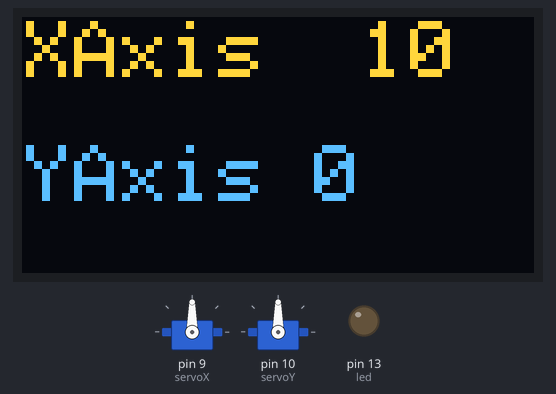
This sketch was run on a simulated Arduino Uno, built with avr-gcc and run on an emulated ATmega328P. Parts: 2 × servo, 128×64 one-colour display, output pins drawn as LEDs (lit = HIGH). The OLED is the two-colour kind (top 16 rows yellow).

Above: at 0.51 s.
At 5.15 s:
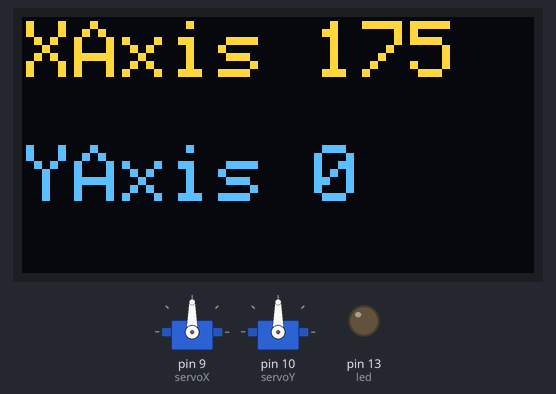
At 10.09 s:
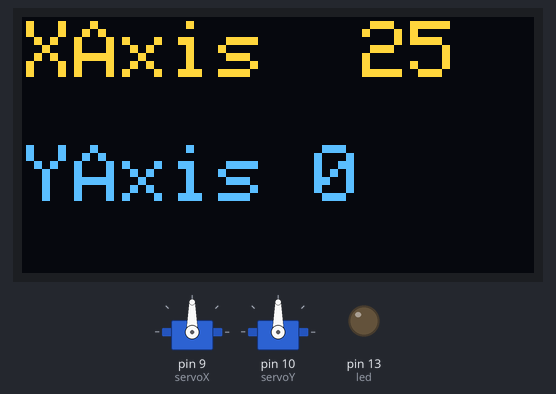
At 19.97 s:
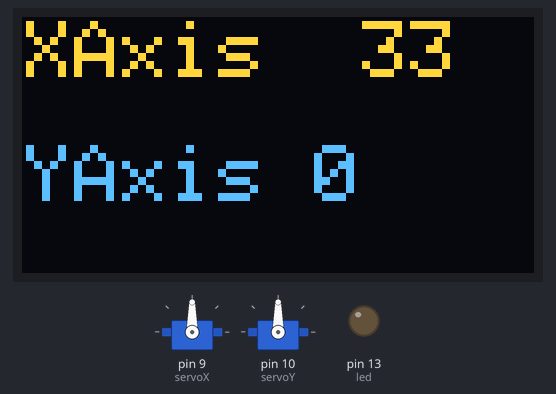
At 29.86 s:
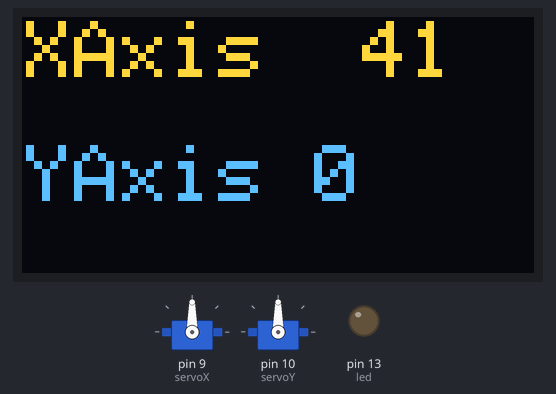
At 39.74 s:
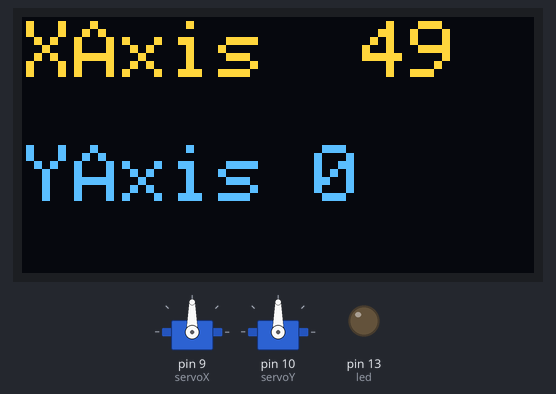

The sketch:

openni_tracker_vulcanuino_copia.ino
```cpp
/*
   rosserial Servo Control Example

   This sketch demonstrates the control of hobby R/C servos
   using ROS and the arduiono

   For the full tutorial write up, visit
   www.ros.org/wiki/rosserial_arduino_demos

   For more information on the Arduino Servo Library
   Checkout :
   http://www.arduino.cc/en/Reference/Servo
*/

#if (ARDUINO >= 100)
 #include <Arduino.h>
#else
 #include <WProgram.h>
#endif

#include <Adafruit_SH1106.h>
#include <Servo.h>
#include <ros.h>
#include <std_msgs/UInt32.h>

#define OLED_RESET 4
Adafruit_SH1106 display(OLED_RESET);
Servo servoX, servoY;
//ros::NodeHandle nh;
unsigned long lastDetection = millis();
const unsigned long TIME_TO_IDLE = 5000;

void servo_cb( const std_msgs::UInt32& cmd_msg) {
  lastDetection = millis();
  moveXAxis(cmd_msg.data);
  moveYAxis(cmd_msg.data);
  digitalWrite(13, HIGH - digitalRead(13)); //toggle led
}

void resetPosition() {
  servoX.write(0);
  servoY.write(0);
}

void moveXAxis(uint16_t degrees){
    degrees = degrees % 180;
    //servoX.write(degrees);

    display.setTextSize(2);
    display.setTextColor(WHITE, BLACK);
    display.setCursor(1,32);
    char buffer[50];
    sprintf(buffer, "YAxis %d", degrees);
    display.println(buffer);
    display.display();
}

void moveYAxis(uint16_t degrees){
    degrees = degrees % 180;
    //servoY.write(degrees);

    display.setTextSize(2);
    display.setTextColor(WHITE, BLACK);
    display.setCursor(1,1);
    char buffer[50];
    sprintf(buffer, "XAxis %3d", degrees);
    display.println(buffer);
    display.display();
}

/*void moveTo(unsigned int degreesX, unsigned int degreesY) {
   moveXAxis(degreesX);
}*/


void setup() {
  //ros::NodeHandle  nh;
  //ros::Subscriber<std_msgs::UInt32> sub("vulcanuino", servo_cb);
  servoX.attach(9); //attach it to pin 9
  servoY.attach(10); //attach it to pin 10
  pinMode(13, OUTPUT);

  display.begin(SH1106_SWITCHCAPVCC, 0x3C);
  display.display();
  //nh.initNode();
  //nh.subscribe(sub);

  int li =0;
  moveXAxis(0);
  while (true) {
      //nh.spinOnce();
      li = (li + 1) % (180 * 2);
      moveYAxis(li >= 180 ? 180 - li - 180 : li);
  }
  //moveYAxis(0);
  /*servoX.attach(9); //attach it to pin 9
  servoY.attach(10); //attach it to pin 10
  pinMode(13, OUTPUT);

  display.begin(SH1106_SWITCHCAPVCC, 0x3C);
  display.display();
  int li =0;
  moveXAxis(0);
  moveYAxis(0);
  while (true) {
    //nh.spinOnce();
    delay(1);
    moveXAxis(li = (li + 1) % 360);
    if (millis() - lastDetection > TIME_TO_IDLE) {
        moveXAxis(0);
        moveYAxis(0);
    }
  }*/
}

void loop() {}
```
